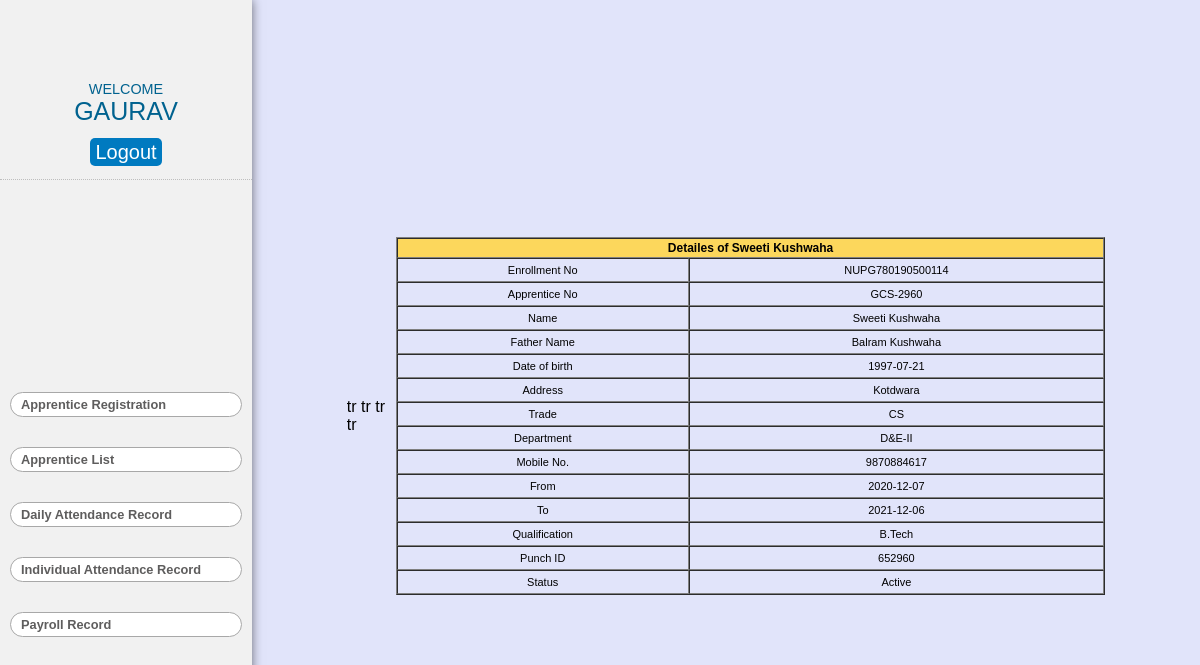
Page /view-details.php?apprentice_no=GCS-2960 (signed in) on the committed database.
### tables this page shows
CREATE TABLE `apprentice` (
  `sn` int(11) NOT NULL,
  `enrollment_no` varchar(255) NOT NULL,
  `apprentice_no` varchar(255) NOT NULL,
  `name` varchar(255) NOT NULL,
  `father_name` varchar(255) NOT NULL,
  `dob` date NOT NULL,
  `address` varchar(255) NOT NULL,
  `trade` varchar(255) NOT NULL,
  `department` varchar(255) NOT NULL,
  `mobile` varchar(255) NOT NULL,
  `from` date NOT NULL,
  `to` date NOT NULL,
  `qualification` varchar(100) NOT NULL,
  `punch_id` varchar(100) NOT NULL,
  `status` varchar(255) NOT NULL DEFAULT 'Active'
);

### view-details.php (the view, shortened to what this page needs)
<!DOCTYPE html>
<html lang="en">
<head>
    <link rel="stylesheet" href="styles.css">
</head>
<body>
    <section class="content">
        <div class="main">
            <?php include_once "side-1.php"; ?>
            <div class="side-2" style="overflow-y:scroll">
                <div class="app-reg ">
                    <div class="input-table">
                        <?php include "db.php";
                        $apprentice_no = $_GET['apprentice_no'];
                        $sql = "SELECT * from apprentice WHERE apprentice_no = '$apprentice_no'";
                        $result = mysqli_query($conn, $sql) or die("Query failed");
                        if (mysqli_num_rows($result) > 0) {
                            while ($row = mysqli_fetch_assoc($result)) {
                        ?>
                                <table width="100%" border="1" cellpadding="1" cellspacing="0" style="text-align:center; ">
                                    <thead>
                                        <tr>
                                            <th colspan="2">Detailes of <?php echo $row['name']; ?> </th>
                                        </tr>
                                    </thead>
                                    <tbody>
                                        <tr>
                                            <td>Enrollment No</td>
                                            <td><?php echo $row['enrollment_no']; ?></td>
                                        </tr>
                                        <tr>
                                            <td>Apprentice No</td>
                                            <td><?php echo $row['apprentice_no']; ?></td>
                                        </tr>
                                        <tr>
                                            <td>Name</td>tr
                                            <td><?php echo $row['name']; ?></td>
                                        </tr>
                                        <tr>
                                            <td>Father Name</td>tr
                                            <td><?php echo $row['father_name']; ?></td>
                                        </tr>
                                        <tr>
                                            <td>Date of birth</td>tr
                                            <td><?php echo $row['dob']; ?></td>
                                        </tr>
                                        <tr>
                                            <td>Address</td>tr
                                            <td><?php echo $row['address']; ?></td>
                                        </tr>
                                        <td>Trade</td>
                                        <td><?php echo $row['trade']; ?></td>
                                        <tr>
                                            <td>Department</td>
                                            <td><?php echo $row['department']; ?></td>
                                        </tr>
                                        <tr>
                                            <td>Mobile No.</td>
                                            <td><?php echo $row['mobile']; ?></td>
                                        </tr>
                                        <tr>
                                            <td>From</td>
                                            <td><?php echo $row['from']; ?></td>
                                        </tr>
                                        <tr>
                                            <td>To</td>
                                            <td><?php echo $row['to']; ?></td>
                                        </tr>
                                        <tr>
                                            <td>Qualification</td>
                                            <td><?php echo $row['qualification']; ?></td>
                                        </tr>
                                        <tr>
                                            <td>Punch ID </td>
                                            <td><?php echo $row['punch_id']; ?></td>
                                        </tr>
                                        <tr>
                                            <td>Status </td>
                                            <td><?php echo $row['status']; ?></td>
                                        </tr>
                                    </tbody>
                                </table>
                        <?php
                            }
                        }
                        ?>
                    </div>
                </div>
            </div>
        </div>
    </section>
</body>
</html>

### styles.css (style rules this page uses)
* { box-sizing: border-box; margin: 0; padding: 0; scroll-behavior: smooth; font-family: "Poppins", sans-serif; }
body { width: 100vw; height: 100vh; }
section { height: 100vh; max-width: 100%; padding: 20px; }
.content { padding: 0; }
.main { height: 100%; display: flex; width: 100vw; }
.side-2 { width: 79%; height: 100vh; overflow-y: scroll; background-color: rgba(193, 200, 244, 0.484); }
.app-reg { padding-top: 30px; width: 100%; height: 100%; display: flex; flex-direction: column; justify-content: center; align-items: center; }
.input-table { height: 80%; margin: auto; width: 80%; display: flex; justify-content: center; align-items: center; }
thead { background-color: rgb(252, 215, 92); font-size: 12px; }
th { padding: 2px; }
tr { height: 20px; }
td { font-size: 11px; padding: 5px 5px; }

### rows in the picture
apprentice: name "Sweeti Kushwaha", enrollment_no "NUPG780190500114", apprentice_no "GCS-2960", father_name "Balram Kushwaha", dob "1997-07-21", address "Kotdwara", trade "CS", department "D&E-II", mobile "9870884617", from "2020-12-07", to "2021-12-06", qualification "B.Tech", punch "652960", status "Active"

### other values in the picture
$_SESSION['username'] "GAURAV"
